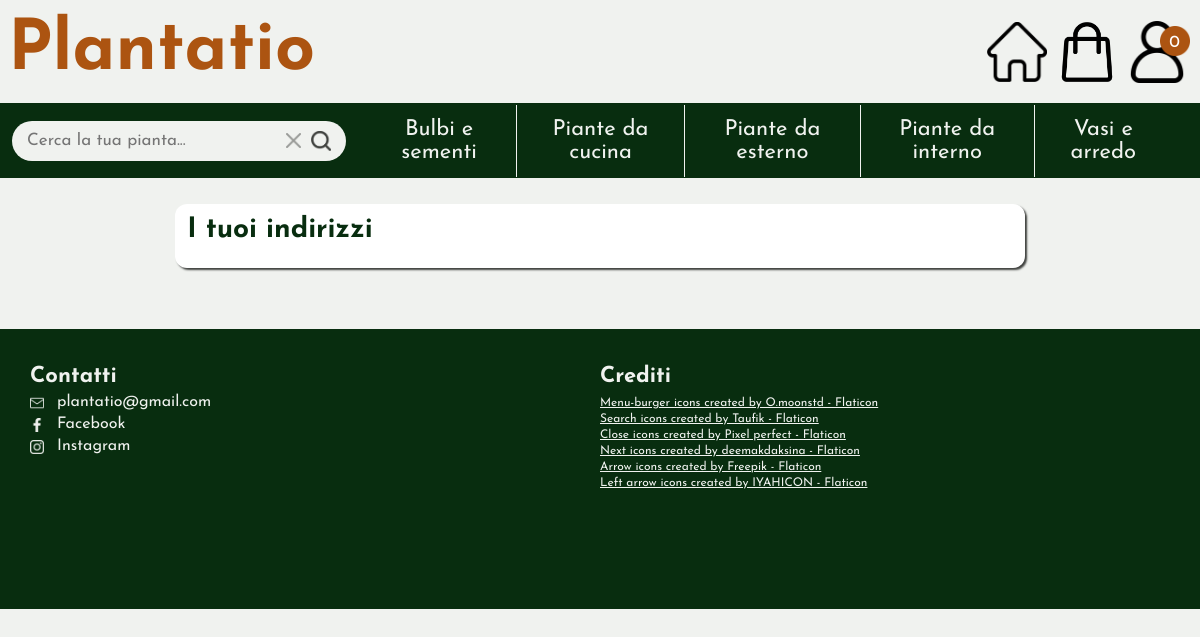
/address.php (signed in), run on an earlier commit of the app's database.
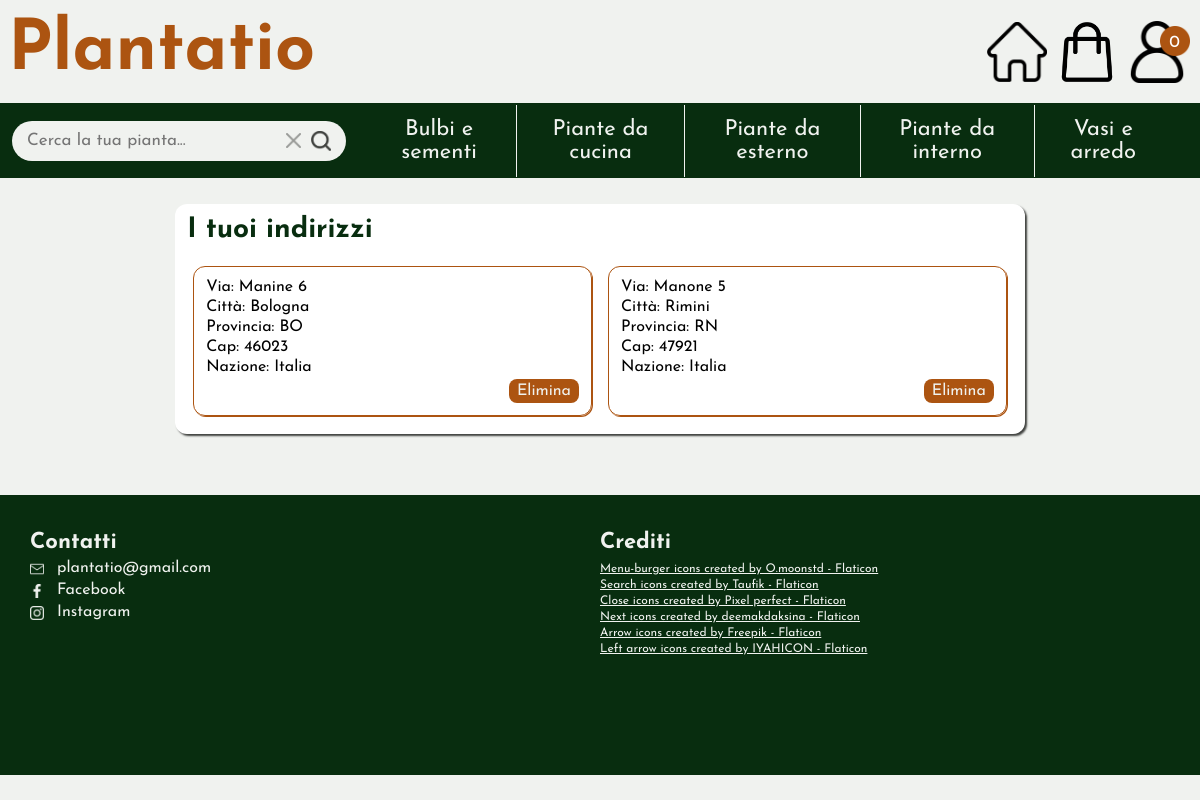
And on a later commit of the database.
### tables this page shows
CREATE TABLE Indirizzi (
    id_indirizzo INT AUTO_INCREMENT NOT NULL,
    id_utente VARCHAR(150) NOT NULL,
    via VARCHAR(255) NOT NULL,
    citta VARCHAR(100) NOT NULL,
    provincia VARCHAR(100) NOT NULL,
    cap VARCHAR(10) NOT NULL,
    nazione VARCHAR(100) NOT NULL,
    PRIMARY KEY (id_indirizzo, id_utente),
    FOREIGN KEY (id_utente) REFERENCES Utenti(email) ON DELETE CASCADE
);

### address.php (called while the page is built)
<?php
require_once 'bootstrap.php';
$templateParams["titolo"] = "Plantatio - Indirizzi";
$templateParams["mainContent"] = "template/address-page.php";
$templateParams["addresses"] = $dbh->getUserAddresses($_SESSION["email"]);
$templateParams["js"] = array("js/header.js");
require 'template/base.php';
?>

### utils/functions.php (called while the page is built, shortened)
<?php
function replaceSpacesWithHyphens($string)
{
    $temp = $string;
    $newString = str_replace(' ', '-', $temp);
    return $newString;
}
function isUserLoggedIn()
{
    return !empty($_SESSION['email']);
}
function numberOfMessagesNotRead($dbh)
{
    if (!empty($_SESSION['email']))
        return $dbh->getNumberOfMessagesNotRead($_SESSION['email']);
    else
        0;
}

### database/database.php (called while the page is built, shortened)
<?php
class DatabaseHelper
{
    private $db;
    public function __construct($servername, $username, $password, $dbname, $port)
    {
        $this->db = new mysqli($servername, $username, $password, $dbname, $port);
    }
    public function getSubCategoriesFromCategory($nomeCategoria)
    {
        $stmt = $this->db->prepare("SELECT nome_sottocategoria FROM SottoCategorie WHERE id_categoria = ?");
        $stmt->bind_param('s', $nomeCategoria);
        $stmt->execute();
        $result = $stmt->get_result();
        return $result->fetch_all(MYSQLI_ASSOC);
    }
    public function getCategories()
    {
        $stmt = $this->db->prepare("SELECT nome_categoria FROM Categorie");
        $stmt->execute();
        $result = $stmt->get_result();
        $categories = $result->fetch_all(MYSQLI_ASSOC);
        foreach ($categories as &$category) {
            $category["sottocategorie"] = array();
            $category["sottocategorie"] = $this->getSubCategoriesFromCategory($category["nome_categoria"]);
        }
        return $categories;
    }
    public function getUserAddresses($user) {
        $query = "SELECT *
                FROM Indirizzi
                WHERE id_utente = ?";
        $stmt = $this->db->prepare($query);
        $stmt->bind_param('s', $user);
        $stmt->execute();
        $result = $stmt->get_result();
        return $result->fetch_all(MYSQLI_ASSOC);
    }
    public function getNumberOfMessagesNotRead($id_utente)
    {
        $stmt = $this->db->prepare("SELECT * FROM Notifiche WHERE id_utente = ? AND letto = 0");
        $stmt->bind_param('s', $id_utente);
        $stmt->execute();
        $result = $stmt->get_result();
        $cont = count($result->fetch_all(MYSQLI_ASSOC));
        return $cont;
    }
}

### bootstrap.php (called while the page is built, shortened)
<?php
require_once("utils/functions.php");
require_once("database/database.php");
$dbh = new DatabaseHelper("localhost", "root", "", "plantatio", 3306);
$templateParams["categorie"] = $dbh->getCategories();
?>

### template/address-page.php (the view, shortened to what this page needs)
<main class="address-page">
    <section>
        <h1>I tuoi indirizzi</h1>
        <ul>
            <?php foreach($templateParams["addresses"] as $address): ?>
                <li>
                    <p>Via: <?php echo $address["via"]; ?></p>
                    <p>Città: <?php echo $address["citta"]; ?></p>
                    <p>Provincia: <?php echo $address["provincia"]; ?></p>
                    <p>Cap: <?php echo $address["cap"]; ?></p>
                    <p>Nazione: <?php echo $address["nazione"]; ?></p>
                    <form action="utils/api-deleteAddress.php" method="POST" >
                        <button type="submit">Elimina</button>
                    </form>
                </li>
            <?php endforeach; ?>
        </ul>
    </section>
</main>

### template/base.php (shortened to what this page needs)
<!DOCTYPE html>
<html lang="it">
<head>
    <link rel="stylesheet" href="https://cdnjs.cloudflare.com/ajax/libs/font-awesome/4.7.0/css/font-awesome.min.css" />
    <link rel="stylesheet" type="text/css" href="./css/style.css" />
</head>
<body>
    <header>
        <a href="./index.php">
            <h1>Plantatio</h1>
        </a>
        <ul>
            <li class="user_icon">
                <a href="<?php if (isUserLoggedIn()) {
                                echo '#';
                            } else {
                                echo './login.php';
                            } ?>" onclick="open_submenu()">
                    <img src="upload/Notif-circle.png" alt="notifiche" <?php if (!isUserLoggedIn()) {
                                                                            echo 'class = notVisible';
                                                                        } ?> />
                    <p <?php if (!isUserLoggedIn()) {
                            echo 'class = notVisible';
                        } ?>><?php if (isUserLoggedIn()) {
                                    echo numberOfMessagesNotRead($dbh);
                                } ?></p>
                </a>
            </li>
            <li>
                <a href="<?php if (isUserLoggedIn()) {
                                echo './cart.php';
                            } else {
                                echo './login.php';
                            } ?>"><img src=".\upload\Cart-Icon.png" alt="cart-icon" />
                </a>
            </li>
            <li>
                <a href="./index.php" >
                    <img src="./upload/Home-Icon.png" alt="Home" />
                </a>
            </li>
        </ul>
    </header>
    <nav class="main-nav closed-nav">
        <form action="search.php" method="GET">
            <section class="search-text">
                <input type="text" id="fastSearch" name="fastSearch" placeholder="Cerca la tua pianta..." oninput="showSuggestions()" value="<?php if (isset($templateParams["searchedWord"])) {
                                                                                                                                                    echo ($templateParams["searchedWord"]);
                                                                                                                                                } ?>" />
            </section>
            <img class="searchbar-icon cancel-button" src="upload/cancel-icon.png" alt="Reset search button"
                onclick="resetText('fastsearch')" />
            <input class="searchbar-icon search-button" type="image" src="upload/search-icon.png" alt="Submit search" />
        </form>
        <ul class="categories">
            <?php foreach ($templateParams["categorie"] as $categoria): ?>
                <li>
                    <button class="category-button" onclick='openSubcategories("<?php echo replaceSpacesWithHyphens($categoria["nome_categoria"]); ?>")' type="button"><?php echo $categoria["nome_categoria"]; ?>
                    </button>
                </li>
            <?php endforeach; ?>
        </ul>
    </nav>
    <?php
    if (isset($templateParams["mainContent"])) {
        require($templateParams["mainContent"]);
    }
    ?>
    <footer>
        <section class="contacts">
            <h1>Contatti</h1>
            <ul>
                <li>
                    <img src="./upload/email.png" alt="email icon">
                    <span>plantatio@gmail.com</span>
                </li>
                <li>
                    <img src="./upload/facebook.png" alt="facebook icon">
                    <span>Facebook</span>
                </li>
                <li>
                    <img src="./upload/instagram.png" alt="instagram icon">
                    <span>Instagram</span>
                </li>
            </ul>
        </section>
        <section class="credits">
            <h1>Crediti</h1>
            <ul>
                <li>
                    <a href="https://www.flaticon.com/free-icons/menu-burger" title="menu-burger icons">Menu-burger icons created by
                        O.moonstd - Flaticon</a>
                </li>
                <li>
                    <a href="https://www.flaticon.com/free-icons/search" title="search icons">Search icons created by Taufik -
                        Flaticon</a>
                </li>
                <li>
                    <a href="https://www.flaticon.com/free-icons/close" title="close icons">Close icons created by Pixel perfect -
                        Flaticon</a>
                </li>
                <li>
                    <a href="https://www.flaticon.com/free-icons/next" title="next icons">Next icons created by deemakdaksina -
                        Flaticon</a>
                </li>
                <li>
                    <a href="https://www.flaticon.com/free-icons/arrow" title="arrow icons">Arrow icons created by Freepik - Flaticon</a>
                </li>
                <li>
                    <a href="https://www.flaticon.com/free-icons/left-arrow" title="left arrow icons">Left arrow icons created by IYAHICON - Flaticon</a>
                </li>
            </ul>
        </section>
    </footer>
</body>
</html>

What changed in the data, as far as the page shows it:
added indirizzi: via "Manine 6", citta "Bologna", provincia "BO", cap "46023", nazione "Italia"
added indirizzi: via "Manone 5", citta "Rimini", provincia "RN", cap "47921", nazione "Italia"
